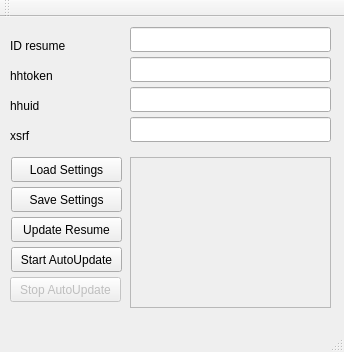
<?xml version="1.0" encoding="UTF-8"?>
<ui version="4.0">
 <class>MainWindow</class>
 <widget class="QMainWindow" name="MainWindow">
  <property name="geometry">
   <rect>
    <x>0</x>
    <y>0</y>
    <width>344</width>
    <height>352</height>
   </rect>
  </property>
  <property name="windowTitle">
   <string>MainWindow</string>
  </property>
  <widget class="QWidget" name="centralWidget">
   <widget class="QLabel" name="label">
    <property name="geometry">
     <rect>
      <x>10</x>
      <y>20</y>
      <width>61</width>
      <height>17</height>
     </rect>
    </property>
    <property name="contextMenuPolicy">
     <enum>Qt::ActionsContextMenu</enum>
    </property>
    <property name="text">
     <string>ID resume</string>
    </property>
   </widget>
   <widget class="QLabel" name="label_2">
    <property name="geometry">
     <rect>
      <x>10</x>
      <y>50</y>
      <width>54</width>
      <height>17</height>
     </rect>
    </property>
    <property name="text">
     <string>hhtoken</string>
    </property>
   </widget>
   <widget class="QLabel" name="label_3">
    <property name="geometry">
     <rect>
      <x>10</x>
      <y>80</y>
      <width>54</width>
      <height>17</height>
     </rect>
    </property>
    <property name="text">
     <string>hhuid</string>
    </property>
   </widget>
   <widget class="QLabel" name="label_4">
    <property name="geometry">
     <rect>
      <x>10</x>
      <y>110</y>
      <width>54</width>
      <height>17</height>
     </rect>
    </property>
    <property name="text">
     <string>xsrf</string>
    </property>
   </widget>
   <widget class="QLineEdit" name="lineEditIDResume">
    <property name="geometry">
     <rect>
      <x>130</x>
      <y>10</y>
      <width>201</width>
      <height>25</height>
     </rect>
    </property>
   </widget>
   <widget class="QLineEdit" name="lineEditHhtoken">
    <property name="geometry">
     <rect>
      <x>130</x>
      <y>40</y>
      <width>201</width>
      <height>25</height>
     </rect>
    </property>
   </widget>
   <widget class="QLineEdit" name="lineEditHhid">
    <property name="geometry">
     <rect>
      <x>130</x>
      <y>70</y>
      <width>201</width>
      <height>25</height>
     </rect>
    </property>
   </widget>
   <widget class="QLineEdit" name="lineEditXsrf">
    <property name="geometry">
     <rect>
      <x>130</x>
      <y>100</y>
      <width>201</width>
      <height>25</height>
     </rect>
    </property>
   </widget>
   <widget class="QPushButton" name="pushButtonLoadSettings">
    <property name="geometry">
     <rect>
      <x>11</x>
      <y>140</y>
      <width>111</width>
      <height>25</height>
     </rect>
    </property>
    <property name="text">
     <string>Load Settings</string>
    </property>
   </widget>
   <widget class="QPushButton" name="pushButtonSaveSettings">
    <property name="geometry">
     <rect>
      <x>11</x>
      <y>170</y>
      <width>111</width>
      <height>25</height>
     </rect>
    </property>
    <property name="text">
     <string>Save Settings</string>
    </property>
   </widget>
   <widget class="QPushButton" name="pushButtonUpdateResume">
    <property name="geometry">
     <rect>
      <x>11</x>
      <y>200</y>
      <width>111</width>
      <height>25</height>
     </rect>
    </property>
    <property name="text">
     <string>Update Resume</string>
    </property>
   </widget>
   <widget class="QPushButton" name="pushButtonStartAutoUpdateResume">
    <property name="geometry">
     <rect>
      <x>11</x>
      <y>230</y>
      <width>111</width>
      <height>25</height>
     </rect>
    </property>
    <property name="text">
     <string>Start AutoUpdate</string>
    </property>
   </widget>
   <widget class="QPushButton" name="pushButtonStopAutoUpdateResume">
    <property name="enabled">
     <bool>false</bool>
    </property>
    <property name="geometry">
     <rect>
      <x>10</x>
      <y>260</y>
      <width>111</width>
      <height>25</height>
     </rect>
    </property>
    <property name="text">
     <string>Stop AutoUpdate</string>
    </property>
   </widget>
   <widget class="QTextEdit" name="textEditLog">
    <property name="enabled">
     <bool>false</bool>
    </property>
    <property name="geometry">
     <rect>
      <x>130</x>
      <y>140</y>
      <width>201</width>
      <height>151</height>
     </rect>
    </property>
   </widget>
  </widget>
  <widget class="QMenuBar" name="menuBar">
   <property name="geometry">
    <rect>
     <x>0</x>
     <y>0</y>
     <width>344</width>
     <height>20</height>
    </rect>
   </property>
  </widget>
  <widget class="QToolBar" name="mainToolBar">
   <attribute name="toolBarArea">
    <enum>TopToolBarArea</enum>
   </attribute>
   <attribute name="toolBarBreak">
    <bool>false</bool>
   </attribute>
  </widget>
  <widget class="QStatusBar" name="statusBar"/>
 </widget>
 <layoutdefault spacing="6" margin="11"/>
 <resources/>
 <connections/>
</ui>
